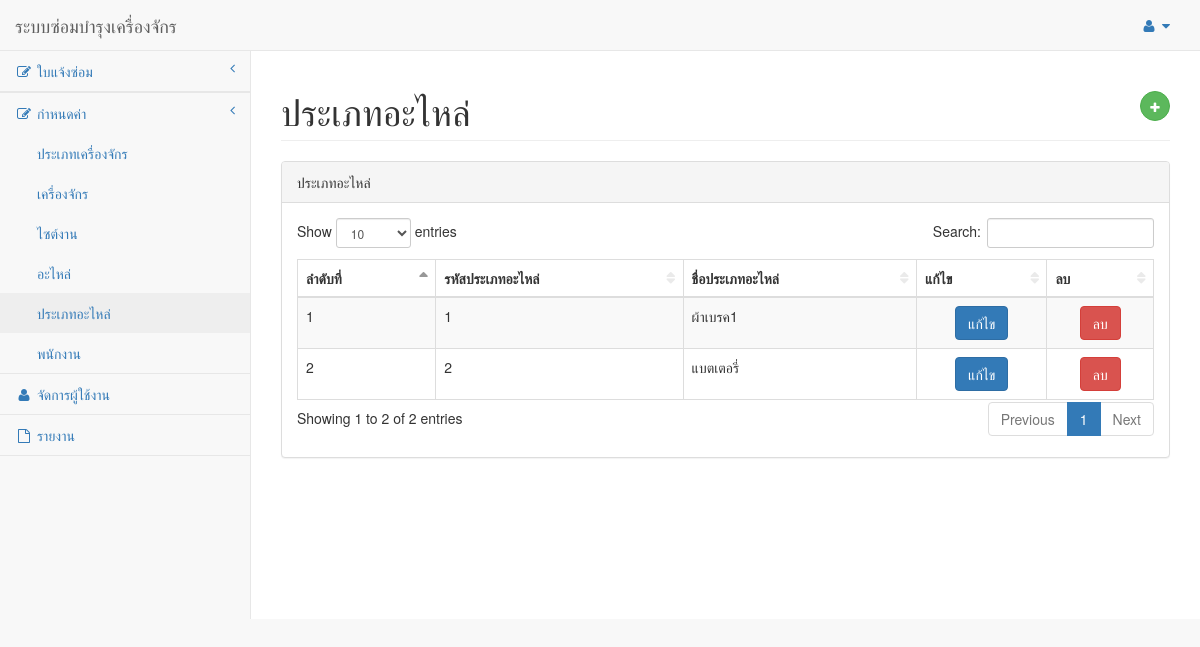
/TypeMachineParts/ListTypeMachineParts.php, run on the app's committed database.
### tables this page shows
CREATE TABLE `tmstmmachine_parts_type` (
  `XVMachinePartsTypeCode` int(5) NOT NULL,
  `XVMachinePartsTypeName` varchar(100) NOT NULL
);

### TypeMachineParts/ListTypeMachineParts.php (the view, shortened to what this page needs)
<!DOCTYPE html>
<html lang="en">
<head>
    <link href="../vendor/bootstrap/css/bootstrap.min.css" rel="stylesheet">
    <link href="../vendor/metisMenu/metisMenu.min.css" rel="stylesheet">
    <link href="../vendor/datatables/css/dataTables.bootstrap.css" rel="stylesheet">
    <link href="../vendor/datatables-responsive/dataTables.responsive.css" rel="stylesheet">
    <link href="../dist/css/sb-admin-2.css" rel="stylesheet">
    <link href="../vendor/font-awesome/css/font-awesome.min.css" rel="stylesheet" type="text/css">
</head>
<body>
    <?php include '../Template/templsidebar.php';
    include "../database/connect.php";
    ?>
    <div id="wrapper">
        <div id="page-wrapper">
            <div class="row">
                <div class="col-lg-12">
                    <h1 class="page-header">ประเภทอะไหล่<button type="button" class="btn btn-success btn-circle"
                            style="float: right;" data-toggle="modal" data-target="#insertModal"><i
                                class="fa fa-plus"></i>
                        </button></h1>
                </div>
            </div>
            <div class="row">
                <div class="col-lg-12">
                    <div class="panel panel-default">
                        <div class="panel-heading">
                            ประเภทอะไหล่
                        </div>
                        <div class="panel-body">
                            <table width="100%" class="table table-striped table-bordered table-hover"
                                id="dataTables-example">
                                <thead>
                                    <tr>
                                        <th>ลำดับที่</th>
                                        <th>รหัสประเภทอะไหล่</th>
                                        <th>ชื่อประเภทอะไหล่</th>
                                        <th>แก้ไข</th>
                                        <th>ลบ</th>
                                    </tr>
                                </thead>
                                <tbody>
                                    <?php
    $sql = "SELECT ty.XVMachinePartsTypeCode,ty.XVMachinePartsTypeName
    FROM tmstmmachine_parts_type ty";
    $result = mysqli_query($connect,$sql) or die(mysqli_query($connect));
    $count = 1;
    while ($row=mysqli_fetch_array($result)){
?>
                                    <tr class="odd gradeA">
                                        <td><?php echo $count;?></td>
                                        <td><?php echo $row["XVMachinePartsTypeCode"];?></td>
                                        <td><?php echo $row["XVMachinePartsTypeName"];?></td>
                                        <td align="center"><input class='btn btn-primary editbtn' type='button'
                                                value='แก้ไข'></td>
                                        <td align="center"><input class='btn btn-danger deletebtn' type='button'
                                                value='ลบ'></td>
                                    </tr>
                                    <?php $count++;} ?>
                                </tbody>
                            </table>
                        </div>
                    </div>
                </div>
            </div>
        </div>
    </div>
</body>
</html>

### data on the page
tmstmmachine_parts_type: XVMachinePartsTypeCode "1", XVMachinePartsTypeName "ผ้าเบรค1"
tmstmmachine_parts_type: XVMachinePartsTypeCode "2", XVMachinePartsTypeName "แบตเตอรี่"
